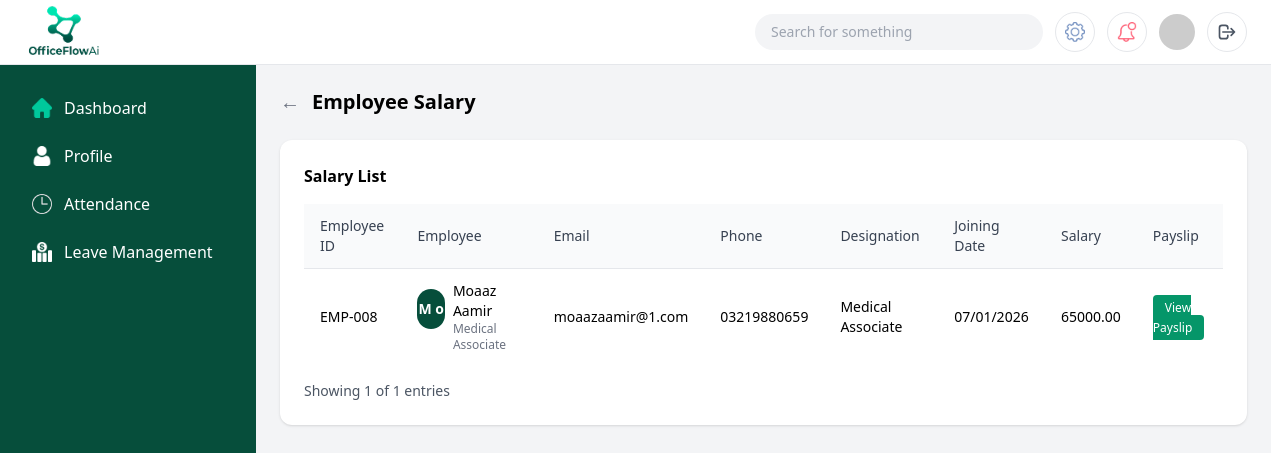
The page /employees/EMP-008/payslips/ (signed in) on the database its author committed.
### core/models.py (models this page shows)
class EmployeeProfile(models.Model):
    user = models.OneToOneField(User, on_delete=models.CASCADE)
    employee_id = models.CharField(max_length=20, unique=True)
    department = models.CharField(
        max_length=30,
        choices=[
            ('ENGINEERING', 'Engineering'),
            ('PROCUREMENT', 'Procurement'),
            ('FINANCE', 'Finance'),
            ('CONSTRUCTION', 'Construction'),
            ('HSE', 'HSE'),
        ]
    )
    job_title = models.CharField(max_length=100)
    office = models.CharField(max_length=100, blank=True)
    employment_type = models.CharField(
        max_length=20,
        choices=[
            ('FULL_TIME', 'Full Time'),
            ('PART_TIME', 'Part Time'),
            ('CONTRACT', 'Contract'),
        ]
    )
    status = models.CharField(
        max_length=20,
        choices=[
            ('ACTIVE', 'Active'),
            ('INACTIVE', 'Inactive'),
            ('TERMINATED', 'Terminated'),
        ],
        default='ACTIVE'
    )
    join_date = models.DateField()
    exit_date = models.DateField(null=True, blank=True)
    created_at = models.DateTimeField(auto_now_add=True)

class EmployeePersonalInfo(models.Model):
    employee = models.OneToOneField(EmployeeProfile, on_delete=models.CASCADE)
    full_name = models.CharField(max_length=150)
    gender = models.CharField(
        max_length=10,
        choices=[('MALE','Male'), ('FEMALE','Female'), ('OTHER','Other')]
    )
    date_of_birth = models.DateField()
    marital_status = models.CharField(max_length=20)
    email = models.EmailField()
    phone_number = models.CharField(max_length=20)
    personal_id = models.CharField(max_length=50)  # CNIC / Passport
    emergency_contact = models.CharField(max_length=20)
    timezone = models.CharField(max_length=50, default='UTC+5')

class Payroll(models.Model):
    employee = models.ForeignKey(EmployeeProfile, on_delete=models.CASCADE)
    period_start = models.DateField()
    period_end = models.DateField()
    total_earnings = models.DecimalField(max_digits=10, decimal_places=2)
    total_deductions = models.DecimalField(max_digits=10, decimal_places=2)
    net_salary = models.DecimalField(max_digits=10, decimal_places=2)
    payment_method = models.CharField(max_length=50)
    payment_date = models.DateField()
    created_at = models.DateTimeField(auto_now_add=True)

### core/views.py (the view)
def employee_payslip_list_view(request, employee_id):
    if not can_access_employee(request.user, employee_id):
        messages.error(request, "You don't have permission to access this page.")
        return redirect("login")
    if is_hr_or_superuser(request.user):
        return redirect("employee_payslip_list_admin", employee_id=employee_id)
    employee = _get_employee_or_404(employee_id)
    personal = getattr(employee, "employeepersonalinfo", None)
    _ensure_current_month_payroll(employee)
    payroll_records = Payroll.objects.filter(employee=employee).order_by("-payment_date")
    context = {
        "employee": employee,
        "personal": personal,
        "payroll_records": payroll_records,
    }
    return render(request, "employeePages/payslip_list.html", context)

### core/views.py (called while the page is built, shortened)
def is_hr_or_superuser(user):
    return user.is_authenticated and (user.is_superuser or user.groups.filter(name='HR').exists())

def can_access_employee(user, employee_id):
    if not user.is_authenticated:
        return False
    if user.is_superuser or user.groups.filter(name='HR').exists():
        return True
    try:
        profile = EmployeeProfile.objects.get(user=user)
        return profile.employee_id == employee_id
    except EmployeeProfile.DoesNotExist:
        return False

def _get_employee_or_404(employee_id: str) -> EmployeeProfile:
    return get_object_or_404(EmployeeProfile, employee_id=employee_id)

def _ensure_current_month_payroll(employee: EmployeeProfile) -> Payroll | None:
    from datetime import date
    from calendar import monthrange
    from django.db.models import Sum
    today = date.today()
    existing = Payroll.objects.filter(
        employee=employee, period_end__year=today.year, period_end__month=today.month
    ).first()
    if existing:
        return existing

### core/templates/employeePages/payslip_list.html (shortened to what this page needs)
{% load static %}
<!DOCTYPE html>
<html lang="en">
  <head>
    <script src="https://cdn.tailwindcss.com"></script>
  </head>
  <body class="bg-gray-100">
    <header class="fixed top-0 left-0 right-0 z-50 bg-white border-b">
      <div class="flex items-center justify-between px-6 h-16">
        <img
          src="{% static 'assets/img/brand/OfficeFlowAi.png' %}"
          class="h-20 w-20"
          alt="OfficeFlowAi Logo"
        />
        <div class="flex items-center gap-3">
          <div
            class="hidden md:flex items-center bg-gray-100 rounded-full px-4 py-2 w-72"
          >
            <input
              type="text"
              placeholder="Search for something"
              class="bg-transparent outline-none text-sm w-full"
            />
          </div>
          <button
            class="w-10 h-10 flex items-center justify-center border rounded-full"
          >
            <img
              src="{% static 'assets/img/icons/common/settings 1.png' %}"
              class="w-5"
              alt="Settings"
            />
          </button>
          <button
            class="w-10 h-10 flex items-center justify-center border rounded-full"
          >
            <img
              src="{% static 'assets/img/icons/common/002-notification-1.png' %}"
              class="w-5"
              alt="Notifications"
            />
          </button>
          <img
            src="https://i.pravatar.cc/40"
            class="w-9 h-9 rounded-full"
            alt="User Avatar"
          />
          <a
            href="{% url 'logout' %}"
            class="w-10 h-10 border rounded-full flex items-center justify-center hover:bg-gray-100 text-gray-600"
            title="Logout"
          >
            <svg class="w-5 h-5" fill="none" stroke="currentColor" viewBox="0 0 24 24">
              <path stroke-linecap="round" stroke-linejoin="round" stroke-width="2" d="M17 16l4-4m0 0l-4-4m4 4H7m6 4v1a3 3 0 01-3 3H6a3 3 0 01-3-3V7a3 3 0 013-3h4a3 3 0 013 3v1"></path>
            </svg>
          </a>
        </div>
      </div>
    </header>
    <div class="flex pt-16">
      <aside
        class="hidden lg:block w-64 bg-emerald-900 min-h-screen fixed text-white"
      >
        <nav class="px-4 py-6 space-y-2">
          <a
            href="{% url 'employee_dashboard' employee.employee_id %}"
            class="flex items-center gap-3 px-4 py-2 rounded-lg hover:bg-emerald-800"
          >
            <img
              src="{% static 'assets/img/icons/common/home 2.png' %}"
              class="w-5"
              alt="Dashboard"
            />
            Dashboard
          </a>
          <a
            href="{% url 'employee_general' employee.employee_id %}"
            class="flex items-center gap-3 px-4 py-2 rounded-lg hover:bg-emerald-800"
          >
            <img
              src="{% static 'assets/img/icons/common/user 3 1.png' %}"
              class="w-5"
              alt="Profile"
            />
            Profile
          </a>
          <a
            href="{% url 'employee_attendance' employee.employee_id %}"
            class="flex items-center gap-3 px-4 py-2 rounded-lg hover:bg-emerald-800"
          >
            <img
              src="{% static 'assets/img/icons/common/clock.png' %}"
              class="w-5 filter invert"
              alt="Attendance"
            />
            Attendance
          </a>
          <a
            href="{% url 'employee_leaves' employee.employee_id %}"
            class="flex items-center gap-3 px-4 py-2 rounded-lg hover:bg-emerald-800"
          >
            <img
              src="{% static 'assets/img/icons/common/economic-investment 1.png' %}"
              class="w-5"
              alt="Leave Management"
            />
            Leave Management
          </a>
        </nav>
      </aside>
      <main class="flex-1 lg:ml-64 p-6">
        <div class="flex items-center gap-3 mb-6">
          <a
            href="{% url 'employee_payroll' employee.employee_id %}"
            class="text-gray-500 text-xl"
          >
            &#8592;
          </a>
          <h1 class="text-xl font-semibold">Employee Salary</h1>
        </div>
        <div class="bg-white rounded-xl shadow p-6">
          <h2 class="font-semibold mb-4">Salary List</h2>
          <div class="overflow-x-auto">
            <table class="w-full text-sm">
              <thead class="bg-gray-50 border-b">
                <tr>
                  <th class="px-4 py-3 text-left font-medium text-gray-700">
                    Employee ID
                  </th>
                  <th class="px-4 py-3 text-left font-medium text-gray-700">
                    Employee
                  </th>
                  <th class="px-4 py-3 text-left font-medium text-gray-700">
                    Email
                  </th>
                  <th class="px-4 py-3 text-left font-medium text-gray-700">
                    Phone
                  </th>
                  <th class="px-4 py-3 text-left font-medium text-gray-700">
                    Designation
                  </th>
                  <th class="px-4 py-3 text-left font-medium text-gray-700">
                    Joining Date
                  </th>
                  <th class="px-4 py-3 text-left font-medium text-gray-700">
                    Salary
                  </th>
                  <th class="px-4 py-3 text-left font-medium text-gray-700">
                    Payslip
                  </th>
                </tr>
              </thead>
              <tbody class="divide-y">
                {% for payroll in payroll_records %}
                <tr class="hover:bg-gray-50">
                  <td class="px-4 py-3">{{ employee.employee_id }}</td>
                  <td class="px-4 py-3">
                    <div class="flex items-center gap-2">
                      <div
                        class="w-10 h-10 rounded-full flex items-center justify-center text-sm font-semibold text-white mb-4"
                        style="background-color: #064e3b"
                      >
                        {{ employee.employeepersonalinfo.full_name|slice:":1" }}
                        {{employee.employeepersonalinfo.full_name|slice:"1:2" }}
                      </div>
                      <div>
                        <p class="font-medium">{{ personal.full_name }}</p>
                        <p class="text-xs text-gray-500">
                          {{ employee.job_title }}
                        </p>
                      </div>
                    </div>
                  </td>
                  <td class="px-4 py-3">{{ personal.email }}</td>
                  <td class="px-4 py-3">{{ personal.phone_number }}</td>
                  <td class="px-4 py-3">{{ employee.job_title }}</td>
                  <td class="px-4 py-3">
                    {{ employee.join_date|date:'d/m/Y' }}
                  </td>
                  <td class="px-4 py-3">{{ payroll.net_salary }}</td>
                  <td class="px-4 py-3">
                    <a
                      href="{% url 'employee_payslip_detail' employee.employee_id payroll.id %}"
                      class="bg-emerald-600 text-white px-3 py-1 rounded text-xs"
                    >
                      View Payslip
                    </a>
                  </td>
                </tr>
                {% empty %}
                <tr>
                  <td colspan="8" class="px-4 py-8 text-center text-gray-500">
                    No payroll records found.
                  </td>
                </tr>
                {% endfor %}
              </tbody>
            </table>
          </div>
          <div class="mt-4 text-sm text-gray-600">
            Showing {{ payroll_records|length }} of {{ payroll_records|length }}
            entries
          </div>
        </div>
      </main>
    </div>
  </body>
</html>

### rows shown on the page
Payroll: net_salary "65000.00"
EmployeeProfile: employee_id "EMP-008", employeepersonalinfo.full_name "M", employeepersonalinfo.full_name "o", job_title "Medical Associate", join_date "07/01/2026"
EmployeePersonalInfo: full_name "Moaaz Aamir", email "moaazaamir@1.com", phone_number "03219880659"

### other values the page prints
{{ payroll_records|length }} "1"
